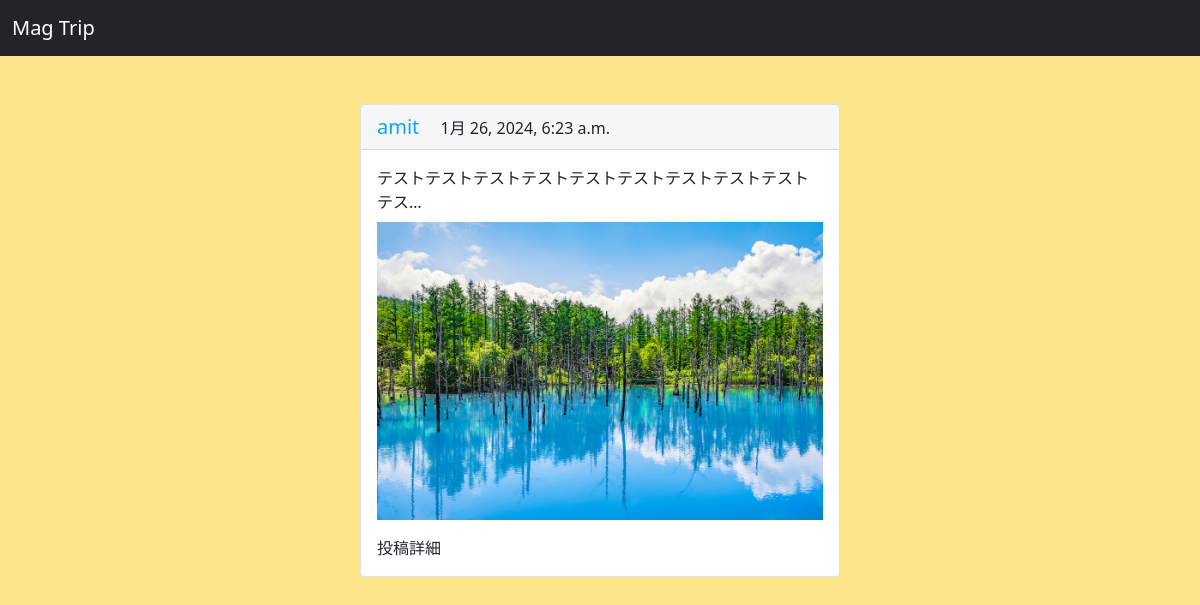
The app's page /userpost/14/, older data.
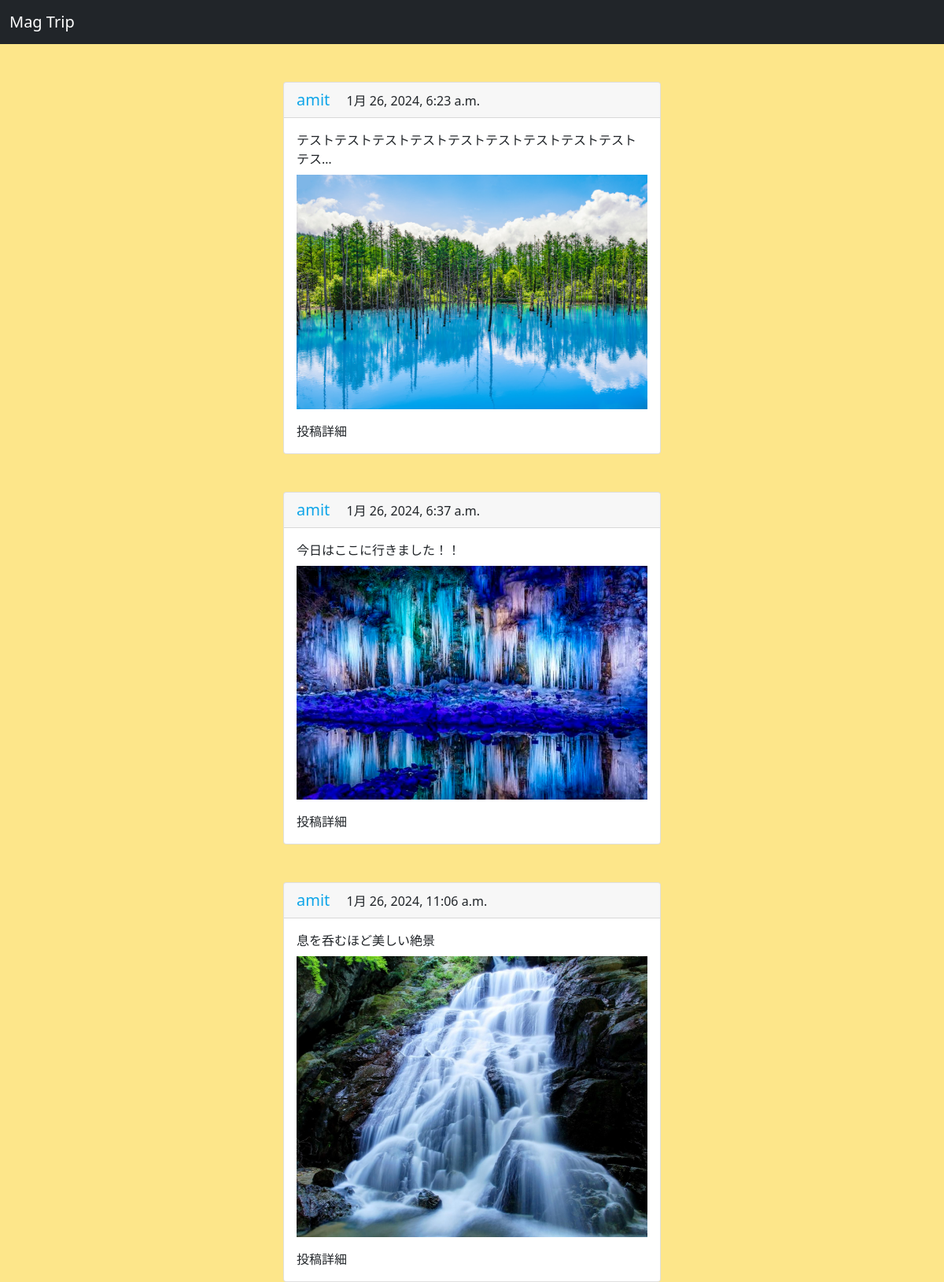
The same page, newer data.
### timelines/models.py (models this page shows, shortened)
class Post(models.Model):
    user = models.ForeignKey(User, on_delete=models.CASCADE ,verbose_name = 'ユーザー')
    text = models.TextField(verbose_name = '本文')
    created_at = models.DateTimeField(auto_now_add=True, verbose_name = '投稿日時')
    image = models.ImageField(upload_to='media/%Y/%m/%d/',blank=True, null=True)

### accounts/models.py (models this page shows)
class User(AbstractUser):
    pass

### timelines/views.py (the view)
# urls.py: path('userpost/<int:user>/', views.UserPostView.as_view(), name = 'userpost'),
class UserPostView(ListView):
    template_name = 'userpost.html'
    def get_queryset(self):
        user_id = self.kwargs['user']
        queryset = Post.objects.filter(user = user_id)
        return queryset

### templates/userpost.html (shortened to what this page needs)
{% extends 'base.html' %}
{% load static %}
{% block contents %}
{% for post in object_list %}
<div class="card mt-5" style="width:30rem">
    <div class="card-header ">
      <a href = '{% url "timelines:userpost" post.user.id %}' class = ' mr-4 text-xl text-sky-500'>
      {{ post.user }}
      </a>
      <span class = 'created_at'>{{ post.created_at }}</span>
    </div>
    <div class="card-body">
        <p class="card-text">{{ post.text|truncatechars:30 }}</p>
        <div class="mt-2 mb-3">
          <a href = '{% url "timelines:detail" post.pk %}'>
            <img src="{{ post.image }}" alt="post_image">
          </a>
        </div>
        <a href='{% url 'timelines:detail' post.pk %}' style="text-decoration: none;"  class="btn-auth">投稿詳細</a>
    </div>
</div>
{% endfor %}
{% endblock %}

### templates/base.html (shortened to what this page needs)
{% load static %}
<!DOCTYPE html>
<html lang = 'ja'>
<head>
    <link href="https://cdn.jsdelivr.net/npm/bootstrap@5.0.2/dist/css/bootstrap.min.css" rel="stylesheet">
    <script src="https://cdn.tailwindcss.com"></script>
</head>
<body class="bg-amber-200">
    <header>
              <nav class="navbar navbar-expand-lg navbar-dark bg-dark">
                {% if user.is_authenticated %}
                <div class="container-fluid">
                  <a class="navbar-brand" href="{% url 'timelines:top' %}">
                    Mag Trip
                  </a>
                  <div class="" id="navbarSupportedContent">
                    <ul class="navbar-nav me-auto mb-2 mb-lg-0">
                      <li class="nav-item">
                        <a class="nav-link active" aria-current="page" href="{% url 'timelines:index' %}">タイムライン</a>
                      </li>
                      <li class="nav-item">
                        <a class="nav-link active" href="{% url 'timelines:create' %}">新規投稿</a>
                      </li>
                      <li class="nav-item">
                        <a class="nav-link active" href="{% url 'accounts:logout' %}">ログアウト</a>
                      </li>
                    </ul>
                  </div>
                </div>
                {% else %}
                <div class="container-fluid">
                  <a class="navbar-brand" href="{% url 'timelines:top' %}">
                    Mag Trip
                  </a>
                  </div>
                {% endif %}
              </nav>
    </header>
    <main class="flex flex-col justify-center items-center w-30">{% block contents %}{% endblock %}</main>
</body>
</html>

Row changes from the older to the newer data that the page shows:
added Post: user "amit", created_at "1月 26, 2024, 6:37 a.m.", text "今日はここに行きました！！", image (picture)
added Post: user "amit", created_at "1月 26, 2024, 11:06 a.m.", text "息を呑むほど美しい絶景", image (picture)
